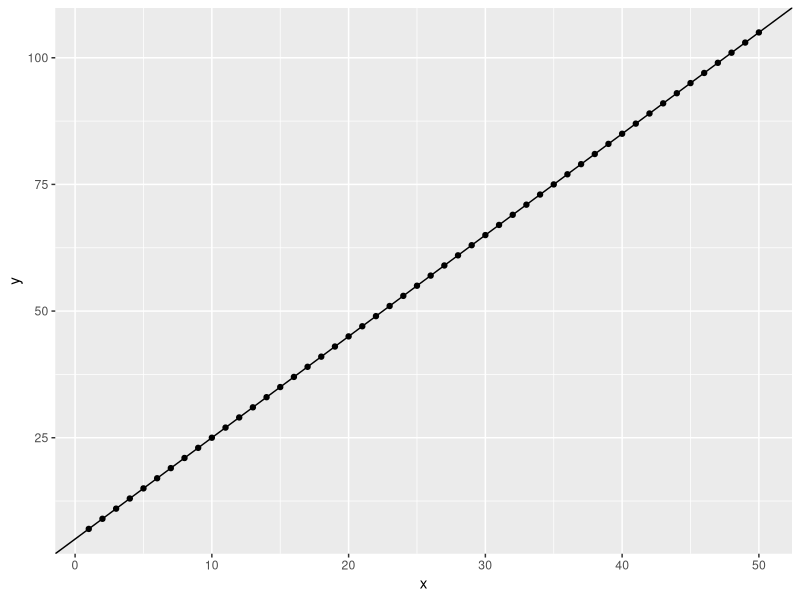
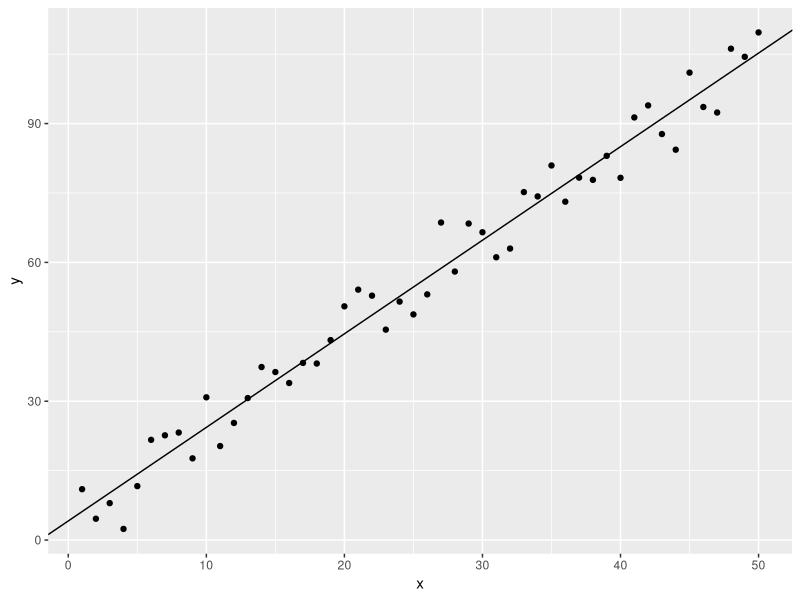
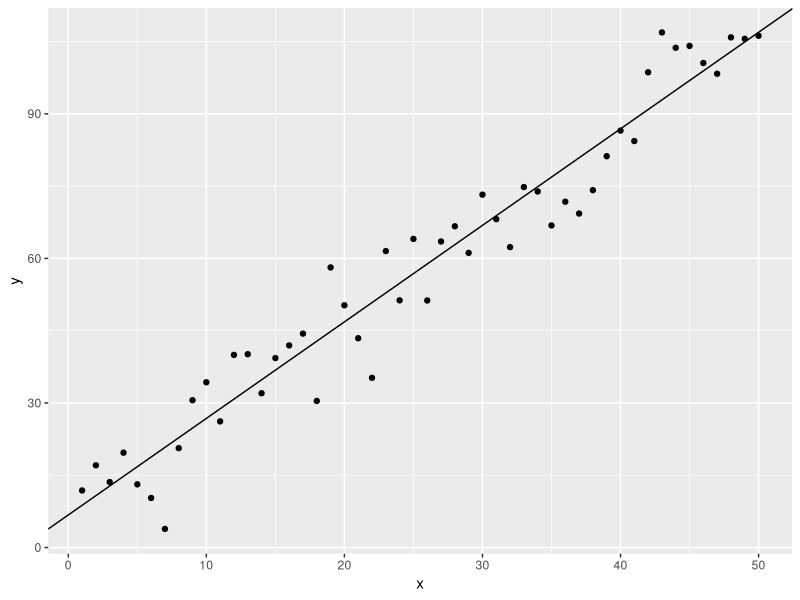
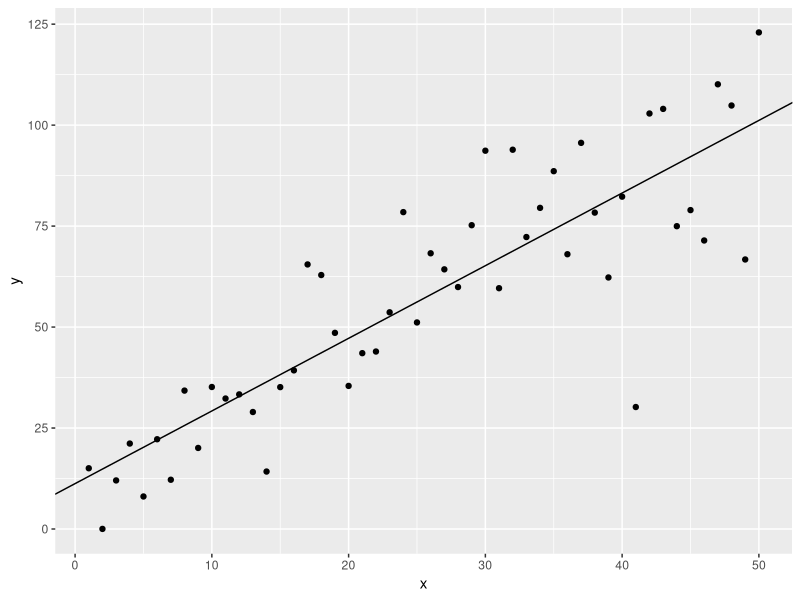

The R source for these figures, in order:
library(dplyr)
library(ggplot2)

#--------------------------------
#尝试各种函数的线性回归
#  主要获得线性回归各指标和图形的关系，获得对数据的一种直觉
#--------------------------------

show_lm <- function(x, y) {
  fit <- lm(y~x)
  fit.coef <- coef(fit)
  print(summary(fit))
  d <- data.frame(x=x, y=y)
  p <- ggplot(d, aes(x=x, y=y))
  p + geom_point() + geom_abline(intercept=fit.coef[1], slope=fit.coef[2] )
} 

x <- 1:50
theta <- c(5, 2)
y.f <- as.vector(cbind(rep(1, length(x)), x) %*% theta)

#无任何噪音
y <- y.f 
show_lm(x, y)


#正态分布（同分布）
y <- y.f + rnorm(length(x), 0 ,5)
show_lm(x, y)

#正态分布（随机均值,方差）
y <- y.f +  sapply(1:length(x),  function(i) rnorm(1,  runif(1, 0, 1), 5*runif(1, 1, 2)))
show_lm(x, y)

#方差逐渐变大的正态分布
y <- y.f +  sapply(1:length(x),  function(i) rnorm(1,  runif(1, 0, 1), 5+i*0.3))
show_lm(x, y)

library(MASS)
mdl <- glm(use ~wind,family=binomial, shuttle)
summary(mdl)
shuttle1 <- shuttle 
shuttle1$use1 <- 2- as.numeric(shuttle$use)
mdl1 <- glm(use1 ~wind,family=binomial, shuttle1)
summary(mdl1)

x <- -5:5
y <- c(5.12, 3.93, 2.67, 1.87, 0.52, 0.08, 0.93, 2.05, 2.54, 3.87, 4.97)

summary(lm(y~x))
z <- (x > 0) * x
fit <- lm(y ~ x + z)
sum(coef(fit)[2:3])

mdl <- glm(count ~ spray, family = poisson, InsectSprays )

library(MASS)
data(shuttle)
## Make our own variables just for illustration
shuttle$auto <- 1 * (shuttle$use == "auto")
shuttle$headwind <- 1 * (shuttle$wind == "head")
fit <- glm(auto ~ headwind, data = shuttle, family = binomial)
exp(coef(fit))

## Another way without redifing variables
fit <- glm(relevel(use, "noauto") ~ relevel(wind, "tail"), data = shuttle, family = binomial)
exp(coef(fit))

shuttle$auto <- 1 * (shuttle$use == "auto")
shuttle$headwind <- 1 * (shuttle$wind == "head")
fit <- glm(auto ~ headwind + magn, data = shuttle, family = binomial)
exp(coef(fit))


